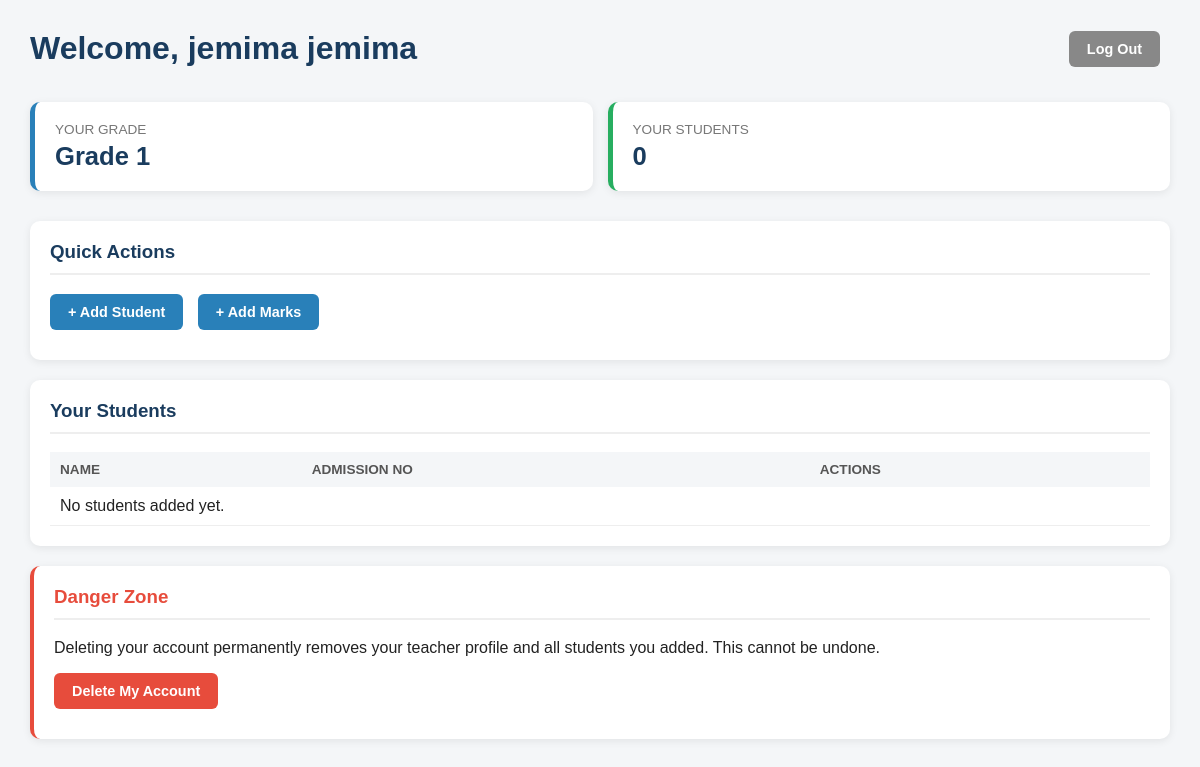
Page /results/teacher/dashboard/ (signed in) on the earlier database version.
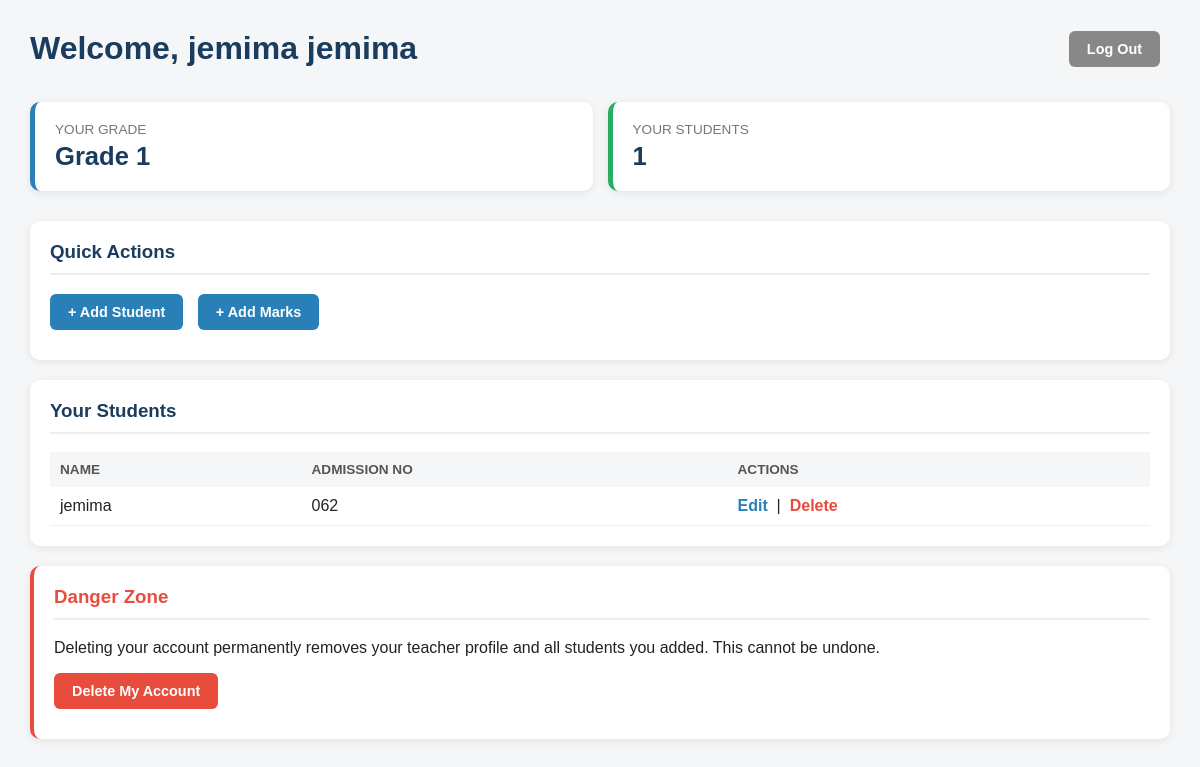
Same page on the later database version.
### results/models.py (models this page shows, shortened)
class Student(models.Model):
    school = models.ForeignKey(School, on_delete=models.CASCADE)
    added_by = models.ForeignKey(Teacher, on_delete=models.SET_NULL, null=True, blank=True)
    full_name = models.CharField(max_length=100)
    admission_number = models.CharField(max_length=20)
    grade = models.IntegerField()
    stream = models.CharField(max_length=20, blank=True)
    verification_code = models.CharField(max_length=10, blank=True)

### results/views.py (the view)
# urls.py: path('teacher/dashboard/', views.teacher_dashboard, name='teacher_dashboard'),
def teacher_dashboard(request):
    teacher_id = request.session.get('teacher_id')
    if not teacher_id:
        return redirect('teacher_login')
    teacher = get_object_or_404(Teacher, id=teacher_id)
    students = Student.objects.filter(added_by=teacher)
    return render(request, 'results/teacher_dashboard.html', {'teacher': teacher, 'students': students})

### results/templates/results/teacher_dashboard.html (shortened to what this page needs)
<!DOCTYPE html>
<html>
<head>
    {% load static %}
    <link rel="stylesheet" href="{% static 'results/style.css' %}">
</head>
<body class="dashboard-page">
    <div class="dashboard-header">
        <h1>Welcome, {{ teacher.full_name }}</h1>
        <a href="/results/teacher/logout/" class="action-btn" style="background:#888;">Log Out</a>
    </div>
    <div class="stat-grid">
        <div class="stat-card">
            <div class="stat-label">YOUR GRADE</div>
            <div class="stat-value">Grade {{ teacher.grade }}</div>
        </div>
        <div class="stat-card" style="border-left-color:#27ae60;">
            <div class="stat-label">YOUR STUDENTS</div>
            <div class="stat-value">{{ students.count }}</div>
        </div>
    </div>
    <div class="dashboard-section">
        <h3>Quick Actions</h3>
        <a href="/results/teacher/add-student/" class="action-btn">+ Add Student</a>
        <a href="/results/teacher/add-mark/" class="action-btn">+ Add Marks</a>
    </div>
    <div class="dashboard-section">
        <h3>Your Students</h3>
        <table class="dashboard-table">
            <tr>
                <th>Name</th>
                <th>Admission No</th>
                <th>Actions</th>
            </tr>
            {% for student in students %}
            <tr>
                <td>{{ student.full_name }}</td>
                <td>{{ student.admission_number }}</td>
                <td>
                    <a href="/results/teacher/student/{{ student.id }}/edit/">Edit</a>
                    &nbsp;|&nbsp;
                    <a href="/results/teacher/student/{{ student.id }}/delete/" onclick="return confirm('Delete {{ student.full_name }}? This cannot be undone.')" style="color:#e74c3c;">Delete</a>
                </td>
            </tr>
            {% empty %}
            <tr><td colspan="3">No students added yet.</td></tr>
            {% endfor %}
        </table>
    </div>
    <div class="dashboard-section" style="border-left: 4px solid #e74c3c;">
        <h3 style="color:#e74c3c;">Danger Zone</h3>
        <p>Deleting your account permanently removes your teacher profile and all students you added. This cannot be undone.</p>
        <a href="/results/teacher/delete/" class="action-btn" style="background:#e74c3c;" onclick="return confirm('Are you sure? This will permanently delete your account.')">Delete My Account</a>
    </div>
</body>
</html>

Differences in the rows shown:
added Student: full_name "jemima", admission_number "062"
Other differences:
{{ students.count }}: "0" → "1"
text no longer shown: "No students added yet."
